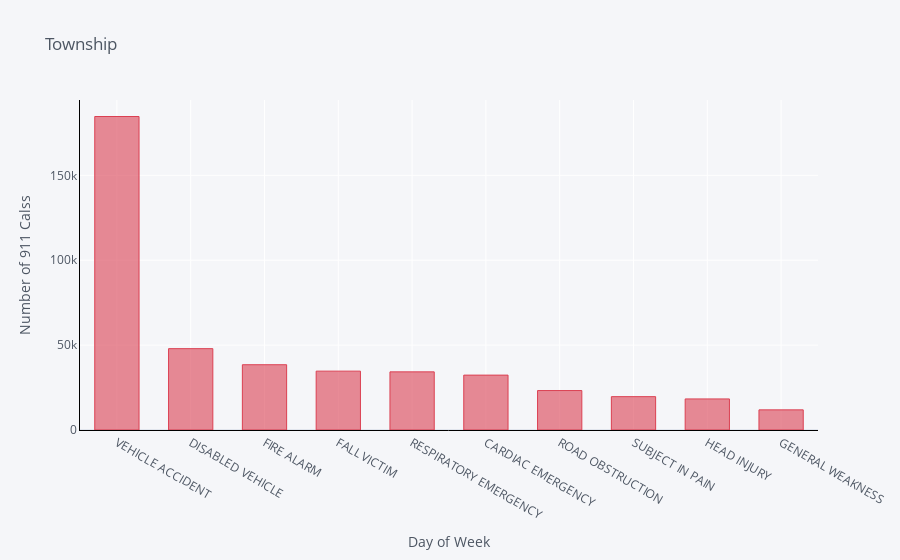

Notebook cell for this chart:
### Code cell
data['title'].value_counts().head(10).iplot(kind='bar', 
                 color='red',
                 gridcolor='white',
                 linecolor='black',
                 theme='pearl',
                 title='Township',
                 yTitle='Number of 911 Calss',
                 bargap=0.4,
                 xTitle='Day of Week'
                 )

### Figure 1 — Plotly figure (JSON) as saved in the notebook; plotly's stock layout.template omitted (floating-point values rounded to 4 significant figures)
{"data": [{"marker": {"color": "rgba(219, 64, 82, 0.6)", "line": {"color": "rgba(219, 64, 82, 1.0)", "width": 1}}, "name": "title", "orientation": "v", "text": "", "type": "bar", "x": ["VEHICLE ACCIDENT", "DISABLED VEHICLE", "FIRE ALARM", "FALL VICTIM", "RESPIRATORY EMERGENCY", "CARDIAC EMERGENCY", "ROAD OBSTRUCTION", "SUBJECT IN PAIN", "HEAD INJURY", "GENERAL WEAKNESS"], "y": [184661, 47915, 38444, 34675, 34241, 32329, 23237, 19644, 18301, 11866]}], "layout": {"bargap": 0.4, "legend": {"bgcolor": "#F5F6F9", "font": {"color": "#4D5663"}}, "paper_bgcolor": "#F5F6F9", "plot_bgcolor": "#F5F6F9", "title": {"font": {"color": "#4D5663"}, "text": "Township"}, "xaxis": {"gridcolor": "white", "linecolor": "black", "showgrid": true, "tickfont": {"color": "#4D5663"}, "title": {"font": {"color": "#4D5663"}, "text": "Day of Week"}, "zerolinecolor": "#E1E5ED"}, "yaxis": {"gridcolor": "white", "linecolor": "black", "showgrid": true, "tickfont": {"color": "#4D5663"}, "title": {"font": {"color": "#4D5663"}, "text": "Number of 911 Calss"}, "zerolinecolor": "#E1E5ED"}}}
